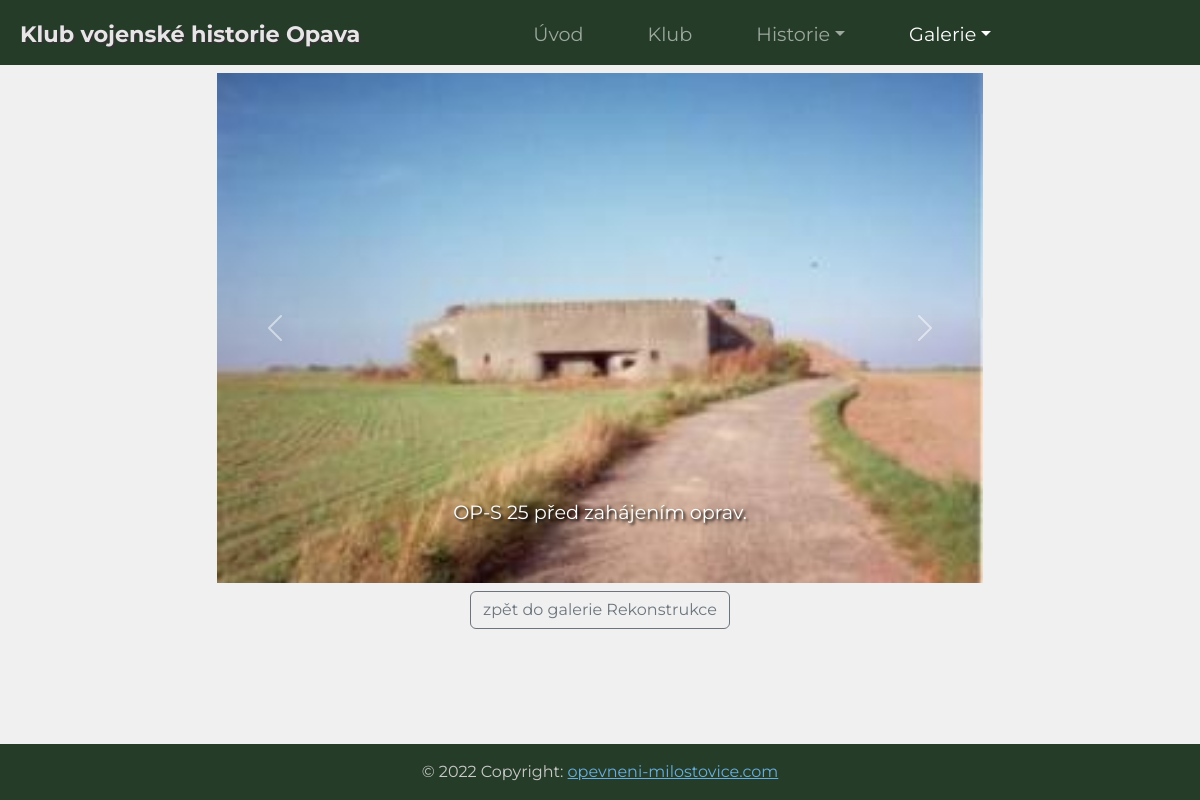
Screenshot of /galerie/Rekonstrukce/r7s_TQN9GoA.jpg with the database file from the repository.
### website/models.py (models this page shows, shortened)
class Gallery_image(models.Model):
    gallery = models.ForeignKey(Gallery, on_delete=models.CASCADE)
    image = models.ImageField()
    description = models.CharField(max_length=100, blank=True)

class Gallery(models.Model):
    name = models.CharField(max_length=100, null=False, blank=False)
    description = models.TextField(default="")

### website/views.py (the view)
# urls.py: path('galerie/<str:url1>/<str:url2>', views.GalerieViews),
def GalerieViews(request, url1, url2):
    galleries = Gallery.objects.all()
    gallery = Gallery.objects.get(name=url1)
    gallery_images = gallery.gallery_image_set.all()
    i = 0
    for img in gallery_images:
        if img.image.name == url2:
            curr_img = img
            prev = i-1
            next = i+1
            break
        i += 1
    if (prev < 0):
        prev_img = gallery_images[len(gallery_images)-1]
    else:
        prev_img = gallery_images[prev]
    if (next > len(gallery_images)-1):
        next_img = gallery_images[0]
    else:
        next_img = gallery_images[next]
    context = {'gallery_name': gallery.name, 'galleries': galleries, 'gallery_images': gallery_images, 'curr_img': curr_img, 'prev_img': prev_img, 'next_img': next_img}
    return render(request, "gallerycarousel.html", context)

### website/templates/gallerycarousel.html (shortened to what this page needs)
{% extends 'base.html' %}
{% block galleryactive %}active{% endblock galleryactive %}
{% block content %}
<div class="row m-1 p-1">
    <div class="col-xl-2 col-lg-1"></div>
    <div class="col-xl-8 col-lg-10 col-12">
        <div class="carousel">
            <div class="carousel-inner">
                <div class="carousel-item active">
                    <img class="w-100" src="{{curr_img.image.url}}">
                </div>
                <div class="carousel-caption d-none d-md-block">
                    <p style="text-shadow: 2px 2px 3px #000000; font-size: 1.2em;">{{curr_img.description}}</p>
                </div>
            </div>
            <a href="{{prev_img.image.name}}">
                <button class="carousel-control-prev">
                    <span class="carousel-control-prev-icon"></span>
                </button>
            </a>
            <a href="{{next_img.image.name}}">
                <button class="carousel-control-next">
                    <span class="carousel-control-next-icon"></span>
                </button>
            </a>
        </div>
        <div class="m-2 text-center">
            <a href="../{{gallery_name}}" class="btn btn-outline-secondary" role="button" aria-pressed="true">zpět do galerie {{gallery_name}}</a>
        </div>
    </div>
    <div class="col-xl-2 col-lg-1"></div>
</div>
{% endblock content %}

### website/templates/base.html (style rules this page uses)
body { font-family: 'Montserrat', sans-serif !important; background-color: green; }

### rows the page displays
Gallery_image: image (picture), description "OP-S 25 před zahájením oprav."
Gallery: name "Rekonstrukce"
